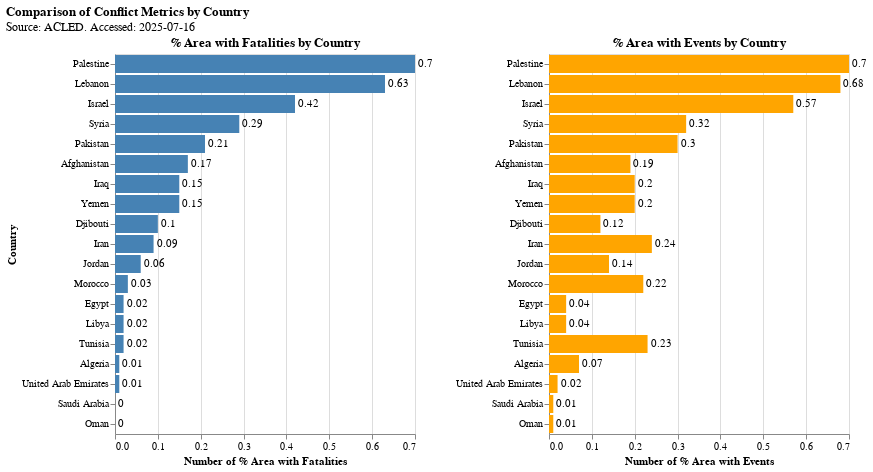

Write notebook code for a chart like this one.
### Code cell
plot_conflict_metrics_by_country(
    data =conflict_spread,
    metrics_to_plot =['conflictAreaFatalities', 'conflictAreaEvents'],
    metric_display_info = {'conflictAreaFatalities': {'title': '% Area with Fatalities', 'color': 'steelblue'},
                           'conflictAreaEvents': {'title': '% Area with Events', 'color': 'orange'}},
    sorting_metric = 'conflictAreaFatalities',
    overall_title = 'Comparison of Conflict Metrics by Country',
    source_text = f'Source: ACLED. Accessed: {str(date.today())}'
)

### Figure 1 — Vega-Lite specification as saved in the notebook (floating-point values rounded to 4 significant figures)
{"config": {"view": {"continuousWidth": 300, "continuousHeight": 300}}, "hconcat": [{"layer": [{"mark": {"type": "bar", "color": "steelblue"}, "encoding": {"x": {"field": "conflictAreaFatalities", "title": "Number of % Area with Fatalities", "type": "quantitative"}, "y": {"field": "country", "sort": {"field": "conflictAreaFatalities", "op": "min", "order": "descending"}, "title": "Country", "type": "nominal"}}}, {"mark": {"type": "text", "align": "left", "baseline": "middle", "dx": 3}, "encoding": {"color": {"value": "black"}, "text": {"field": "conflictAreaFatalities", "type": "quantitative"}, "x": {"field": "conflictAreaFatalities", "type": "quantitative"}, "y": {"field": "country", "sort": {"field": "conflictAreaFatalities", "op": "min", "order": "descending"}, "title": "Country", "type": "nominal"}}}], "title": "% Area with Fatalities by Country"}, {"layer": [{"mark": {"type": "bar", "color": "orange"}, "encoding": {"x": {"field": "conflictAreaEvents", "title": "Number of % Area with Events", "type": "quantitative"}, "y": {"field": "country", "sort": {"field": "conflictAreaFatalities", "op": "min", "order": "descending"}, "title": "", "type": "nominal"}}}, {"mark": {"type": "text", "align": "left", "baseline": "middle", "dx": 3}, "encoding": {"color": {"value": "black"}, "text": {"field": "conflictAreaEvents", "type": "quantitative"}, "x": {"field": "conflictAreaEvents", "type": "quantitative"}, "y": {"field": "country", "sort": {"field": "conflictAreaFatalities", "op": "min", "order": "descending"}, "title": "", "type": "nominal"}}}], "title": "% Area with Events by Country"}], "data": {"name": "data-0f79b82374d9fa51d3a8832045547c87"}, "resolve": {"scale": {"y": "shared"}}, "title": {"text": "Comparison of Conflict Metrics by Country", "subtitle": "Source: ACLED. Accessed: 2025-07-16"}, "$schema": "https://vega.github.io/schema/vega-lite/v5.20.1.json", "datasets": {"data-0f79b82374d9fa51d3a8832045547c87": [{"country": "Palestine", "nrGridsWithFatalities_x": 8, "nrGrids_x": 1139, "conflictAreaEvents": 0.7, "nrGridsWithFatalities_y": 8, "nrGrids_y": 1139, "conflictAreaFatalities": 0.7}, {"country": "Lebanon", "nrGridsWithFatalities_x": 13, "nrGrids_x": 1918, "conflictAreaEvents": 0.68, "nrGridsWithFatalities_y": 12, "nrGrids_y": 1918, "conflictAreaFatalities": 0.63}, {"country": "Israel", "nrGridsWithFatalities_x": 23, "nrGrids_x": 4038, "conflictAreaEvents": 0.57, "nrGridsWithFatalities_y": 17, "nrGrids_y": 4038, "conflictAreaFatalities": 0.42}, {"country": "Syria", "nrGridsWithFatalities_x": 108, "nrGrids_x": 33717, "conflictAreaEvents": 0.32, "nrGridsWithFatalities_y": 99, "nrGrids_y": 33717, "conflictAreaFatalities": 0.29}, {"country": "Pakistan", "nrGridsWithFatalities_x": 325, "nrGrids_x": 108378, "conflictAreaEvents": 0.3, "nrGridsWithFatalities_y": 227, "nrGrids_y": 108378, "conflictAreaFatalities": 0.21}, {"country": "Afghanistan", "nrGridsWithFatalities_x": 212, "nrGrids_x": 110206, "conflictAreaEvents": 0.19, "nrGridsWithFatalities_y": 191, "nrGrids_y": 110206, "conflictAreaFatalities": 0.17}, {"country": "Iraq", "nrGridsWithFatalities_x": 162, "nrGrids_x": 82940, "conflictAreaEvents": 0.2, "nrGridsWithFatalities_y": 127, "nrGrids_y": 82940, "conflictAreaFatalities": 0.15}, {"country": "Yemen", "nrGridsWithFatalities_x": 180, "nrGrids_x": 87993, "conflictAreaEvents": 0.2, "nrGridsWithFatalities_y": 128, "nrGrids_y": 87993, "conflictAreaFatalities": 0.15}, {"country": "Djibouti", "nrGridsWithFatalities_x": 6, "nrGrids_x": 4846, "conflictAreaEvents": 0.12, "nrGridsWithFatalities_y": 5, "nrGrids_y": 4846, "conflictAreaFatalities": 0.1}, {"country": "Iran", "nrGridsWithFatalities_x": 383, "nrGrids_x": 156916, "conflictAreaEvents": 0.24, "nrGridsWithFatalities_y": 142, "nrGrids_y": 156916, "conflictAreaFatalities": 0.09}, {"country": "Jordan", "nrGridsWithFatalities_x": 22, "nrGrids_x": 15584, "conflictAreaEvents": 0.14, "nrGridsWithFatalities_y": 10, "nrGrids_y": 15584, "conflictAreaFatalities": 0.06}, {"country": "Morocco", "nrGridsWithFatalities_x": 164, "nrGrids_x": 75636, "conflictAreaEvents": 0.22, "nrGridsWithFatalities_y": 25, "nrGrids_y": 75636, "conflictAreaFatalities": 0.03}, {"country": "Egypt", "nrGridsWithFatalities_x": 61, "nrGrids_x": 158872, "conflictAreaEvents": 0.04, "nrGridsWithFatalities_y": 24, "nrGrids_y": 158872, "conflictAreaFatalities": 0.02}, {"country": "Libya", "nrGridsWithFatalities_x": 73, "nrGrids_x": 190083, "conflictAreaEvents": 0.04, "nrGridsWithFatalities_y": 29, "nrGrids_y": 190083, "conflictAreaFatalities": 0.02}, {"country": "Tunisia", "nrGridsWithFatalities_x": 64, "nrGrids_x": 27607, "conflictAreaEvents": 0.23, "nrGridsWithFatalities_y": 5, "nrGrids_y": 27607, "conflictAreaFatalities": 0.02}, {"country": "Algeria", "nrGridsWithFatalities_x": 114, "nrGrids_x": 162631, "conflictAreaEvents": 0.07, "nrGridsWithFatalities_y": 20, "nrGrids_y": 162631, "conflictAreaFatalities": 0.01}, {"country": "United Arab Emirates", "nrGridsWithFatalities_x": 3, "nrGrids_x": 16259, "conflictAreaEvents": 0.02, "nrGridsWithFatalities_y": 1, "nrGrids_y": 16259, "conflictAreaFatalities": 0.01}, {"country": "Saudi Arabia", "nrGridsWithFatalities_x": 18, "nrGrids_x": 147407, "conflictAreaEvents": 0.01, "nrGridsWithFatalities_y": 6, "nrGrids_y": 147407, "conflictAreaFatalities": 0.0}, {"country": "Oman", "nrGridsWithFatalities_x": 7, "nrGrids_x": 70039, "conflictAreaEvents": 0.01, "nrGridsWithFatalities_y": 2, "nrGrids_y": 70039, "conflictAreaFatalities": 0.0}]}}
